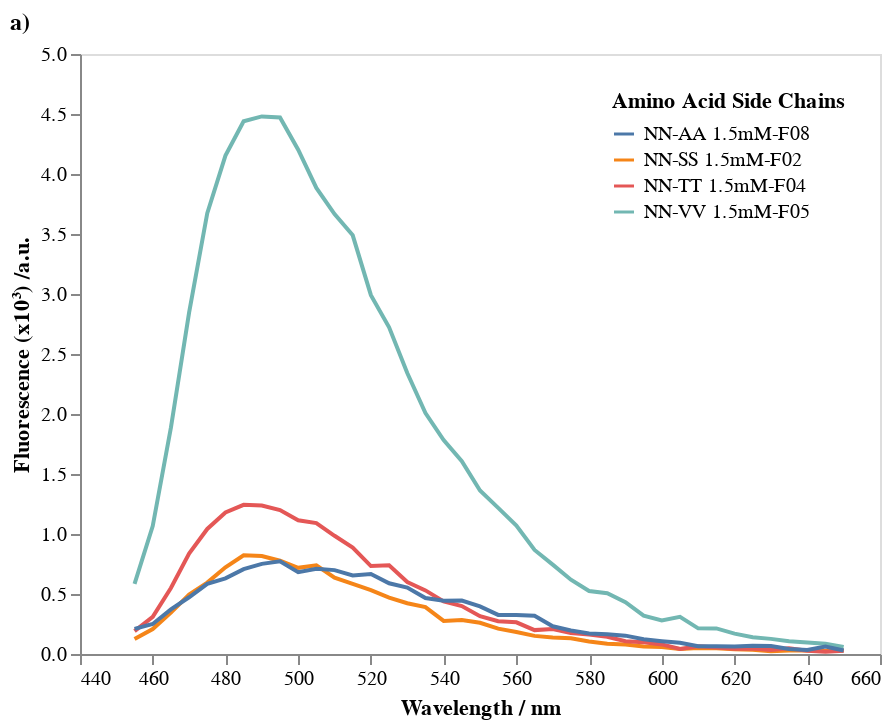

Here is the notebook cell this chart was saved with:
### Markdown cell above
### Exact Graph Replicated

### Code cell
Figure06A= alt.Chart(Figure6A, title='a)').mark_line().encode(
    alt.X("Wavelength:Q", title="Wavelength / nm"),
    alt.Y("Flourescence_x10\u00b3:Q", title="Fluorescence (x10\u00b3) /a.u.", scale=alt.Scale(domain=[0, 5])),
    alt.Color('AminoAcidSideChains:N', title="Amino Acid Side Chains"),
    tooltip=['AminoAcidSideChains']
).transform_filter(
    alt.FieldOneOfPredicate(field='AminoAcidSideChains', oneOf=aminoAcids)
).configure_title(
    anchor='start',
    fontSize=12
).configure_legend(
    orient='top-right'
).configure_axis(
    grid=False
)

Figure06A # you can save the graph as a PNG by clicking the ellipses in the top-rigth corner

### Figure 1 — Vega-Lite specification as saved in the notebook (floating-point values rounded to 4 significant figures; data arrays with more than 128 entries replaced by an {"elided": "..."} marker saying what was removed)
{"config": {"view": {"continuousWidth": 400, "continuousHeight": 300}, "axis": {"grid": false}, "legend": {"orient": "top-right"}, "title": {"anchor": "start", "fontSize": 12}}, "data": {"name": "data-c388466c9d242b9f6aed6871adcabd88"}, "mark": "line", "encoding": {"color": {"type": "nominal", "field": "AminoAcidSideChains", "title": "Amino Acid Side Chains"}, "tooltip": [{"type": "nominal", "field": "AminoAcidSideChains"}], "x": {"type": "quantitative", "field": "Wavelength", "title": "Wavelength / nm"}, "y": {"type": "quantitative", "field": "Flourescence_x10³", "scale": {"domain": [0, 5]}, "title": "Fluorescence (x10³) /a.u."}}, "title": "a)", "transform": [{"filter": {"field": "AminoAcidSideChains", "oneOf": ["NN-SS 1.5mM-F02", "NN-TT 1.5mM-F04", "NN-VV 1.5mM-F05", "NN-AA 1.5mM-F08"]}}], "$schema": "https://vega.github.io/schema/vega-lite/v4.8.1.json", "datasets": {"data-c388466c9d242b9f6aed6871adcabd88": {"elided": "280 records"}}}
